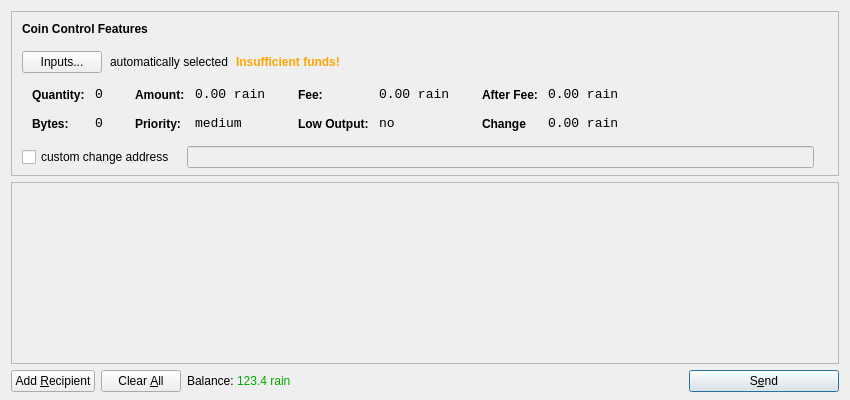
<?xml version="1.0" encoding="UTF-8"?>
<ui version="4.0">
 <class>SendCoinsDialog</class>
 <widget class="QDialog" name="SendCoinsDialog">
  <property name="geometry">
   <rect>
    <x>0</x>
    <y>0</y>
    <width>850</width>
    <height>400</height>
   </rect>
  </property>
  <property name="windowTitle">
   <string>Send Coins</string>
  </property>
  <property name="styleSheet">
   <string notr="true"/>
  </property>
  <layout class="QVBoxLayout" name="verticalLayout" stretch="0,1,0">
   <property name="bottomMargin">
    <number>8</number>
   </property>
   <item>
    <widget class="QFrame" name="frameCoinControl">
     <property name="sizePolicy">
      <sizepolicy hsizetype="Expanding" vsizetype="Expanding">
       <horstretch>0</horstretch>
       <verstretch>0</verstretch>
      </sizepolicy>
     </property>
     <property name="maximumSize">
      <size>
       <width>16777215</width>
       <height>16777215</height>
      </size>
     </property>
     <property name="frameShape">
      <enum>QFrame::StyledPanel</enum>
     </property>
     <property name="frameShadow">
      <enum>QFrame::Sunken</enum>
     </property>
     <layout class="QVBoxLayout" name="verticalLayoutCoinControl2">
      <property name="spacing">
       <number>6</number>
      </property>
      <property name="leftMargin">
       <number>0</number>
      </property>
      <property name="topMargin">
       <number>0</number>
      </property>
      <property name="rightMargin">
       <number>0</number>
      </property>
      <property name="bottomMargin">
       <number>6</number>
      </property>
      <item>
       <layout class="QVBoxLayout" name="verticalLayoutCoinControl" stretch="0,0,0,0,1">
        <property name="spacing">
         <number>0</number>
        </property>
        <property name="leftMargin">
         <number>10</number>
        </property>
        <property name="topMargin">
         <number>10</number>
        </property>
        <item>
         <layout class="QHBoxLayout" name="horizontalLayoutCoinControl1">
          <property name="bottomMargin">
           <number>15</number>
          </property>
          <item>
           <widget class="QLabel" name="labelCoinControlFeatures">
            <property name="sizePolicy">
             <sizepolicy hsizetype="Preferred" vsizetype="Maximum">
              <horstretch>0</horstretch>
              <verstretch>0</verstretch>
             </sizepolicy>
            </property>
            <property name="font">
             <font>
              <weight>75</weight>
              <bold>true</bold>
             </font>
            </property>
            <property name="styleSheet">
             <string notr="true">font-weight:bold;</string>
            </property>
            <property name="text">
             <string>Coin Control Features</string>
            </property>
           </widget>
          </item>
         </layout>
        </item>
        <item>
         <layout class="QHBoxLayout" name="horizontalLayoutCoinControl2" stretch="0,0,0,0">
          <property name="spacing">
           <number>8</number>
          </property>
          <property name="bottomMargin">
           <number>10</number>
          </property>
          <item>
           <widget class="QPushButton" name="pushButtonCoinControl">
            <property name="styleSheet">
             <string notr="true"/>
            </property>
            <property name="text">
             <string>Inputs...</string>
            </property>
           </widget>
          </item>
          <item>
           <widget class="QLabel" name="labelCoinControlAutomaticallySelected">
            <property name="text">
             <string>automatically selected</string>
            </property>
            <property name="margin">
             <number>5</number>
            </property>
           </widget>
          </item>
          <item>
           <widget class="QLabel" name="labelCoinControlInsuffFunds">
            <property name="font">
             <font>
              <weight>75</weight>
              <bold>true</bold>
             </font>
            </property>
            <property name="styleSheet">
             <string notr="true">color:orange;font-weight:bold;</string>
            </property>
            <property name="text">
             <string>Insufficient funds!</string>
            </property>
            <property name="margin">
             <number>5</number>
            </property>
           </widget>
          </item>
          <item>
           <spacer name="horizontalSpacerCoinControl">
            <property name="orientation">
             <enum>Qt::Horizontal</enum>
            </property>
            <property name="sizeHint" stdset="0">
             <size>
              <width>40</width>
              <height>1</height>
             </size>
            </property>
           </spacer>
          </item>
         </layout>
        </item>
        <item>
         <widget class="QWidget" name="widgetCoinControl" native="true">
          <property name="sizePolicy">
           <sizepolicy hsizetype="Preferred" vsizetype="Preferred">
            <horstretch>0</horstretch>
            <verstretch>0</verstretch>
           </sizepolicy>
          </property>
          <property name="minimumSize">
           <size>
            <width>0</width>
            <height>0</height>
           </size>
          </property>
          <property name="styleSheet">
           <string notr="true"/>
          </property>
          <layout class="QHBoxLayout" name="horizontalLayoutCoinControl5">
           <property name="leftMargin">
            <number>0</number>
           </property>
           <property name="topMargin">
            <number>0</number>
           </property>
           <property name="rightMargin">
            <number>0</number>
           </property>
           <property name="bottomMargin">
            <number>0</number>
           </property>
           <item>
            <layout class="QHBoxLayout" name="horizontalLayoutCoinControl3" stretch="0,0,0,1">
             <property name="spacing">
              <number>20</number>
             </property>
             <property name="topMargin">
              <number>0</number>
             </property>
             <property name="bottomMargin">
              <number>10</number>
             </property>
             <item>
              <layout class="QFormLayout" name="formLayoutCoinControl1">
               <property name="horizontalSpacing">
                <number>10</number>
               </property>
               <property name="verticalSpacing">
                <number>14</number>
               </property>
               <property name="leftMargin">
                <number>10</number>
               </property>
               <property name="topMargin">
                <number>4</number>
               </property>
               <property name="rightMargin">
                <number>6</number>
               </property>
               <item row="0" column="0">
                <widget class="QLabel" name="labelCoinControlQuantityText">
                 <property name="styleSheet">
                  <string notr="true">font-weight:bold;</string>
                 </property>
                 <property name="text">
                  <string>Quantity:</string>
                 </property>
                 <property name="margin">
                  <number>0</number>
                 </property>
                </widget>
               </item>
               <item row="0" column="1">
                <widget class="QLabel" name="labelCoinControlQuantity">
                 <property name="font">
                  <font>
                   <family>Monospace</family>
                   <pointsize>10</pointsize>
                  </font>
                 </property>
                 <property name="cursor">
                  <cursorShape>IBeamCursor</cursorShape>
                 </property>
                 <property name="contextMenuPolicy">
                  <enum>Qt::ActionsContextMenu</enum>
                 </property>
                 <property name="text">
                  <string>0</string>
                 </property>
                 <property name="margin">
                  <number>0</number>
                 </property>
                 <property name="textInteractionFlags">
                  <set>Qt::LinksAccessibleByMouse|Qt::TextSelectableByKeyboard|Qt::TextSelectableByMouse</set>
                 </property>
                </widget>
               </item>
               <item row="1" column="0">
                <widget class="QLabel" name="labelCoinControlBytesText">
                 <property name="styleSheet">
                  <string notr="true">font-weight:bold;</string>
                 </property>
                 <property name="text">
                  <string>Bytes:</string>
                 </property>
                </widget>
               </item>
               <item row="1" column="1">
                <widget class="QLabel" name="labelCoinControlBytes">
                 <property name="font">
                  <font>
                   <family>Monospace</family>
                   <pointsize>10</pointsize>
                  </font>
                 </property>
                 <property name="cursor">
                  <cursorShape>IBeamCursor</cursorShape>
                 </property>
                 <property name="contextMenuPolicy">
                  <enum>Qt::ActionsContextMenu</enum>
                 </property>
                 <property name="text">
                  <string>0</string>
                 </property>
                 <property name="textInteractionFlags">
                  <set>Qt::LinksAccessibleByMouse|Qt::TextSelectableByKeyboard|Qt::TextSelectableByMouse</set>
                 </property>
                </widget>
               </item>
              </layout>
             </item>
             <item>
              <layout class="QFormLayout" name="formLayoutCoinControl2">
               <property name="horizontalSpacing">
                <number>10</number>
               </property>
               <property name="verticalSpacing">
                <number>14</number>
               </property>
               <property name="leftMargin">
                <number>6</number>
               </property>
               <property name="topMargin">
                <number>4</number>
               </property>
               <property name="rightMargin">
                <number>6</number>
               </property>
               <item row="0" column="0">
                <widget class="QLabel" name="labelCoinControlAmountText">
                 <property name="styleSheet">
                  <string notr="true">font-weight:bold;</string>
                 </property>
                 <property name="text">
                  <string>Amount:</string>
                 </property>
                 <property name="margin">
                  <number>0</number>
                 </property>
                </widget>
               </item>
               <item row="0" column="1">
                <widget class="QLabel" name="labelCoinControlAmount">
                 <property name="font">
                  <font>
                   <family>Monospace</family>
                   <pointsize>10</pointsize>
                  </font>
                 </property>
                 <property name="cursor">
                  <cursorShape>IBeamCursor</cursorShape>
                 </property>
                 <property name="contextMenuPolicy">
                  <enum>Qt::ActionsContextMenu</enum>
                 </property>
                 <property name="text">
                  <string>0.00 rain</string>
                 </property>
                 <property name="textInteractionFlags">
                  <set>Qt::LinksAccessibleByMouse|Qt::TextSelectableByKeyboard|Qt::TextSelectableByMouse</set>
                 </property>
                </widget>
               </item>
               <item row="1" column="0">
                <widget class="QLabel" name="labelCoinControlPriorityText">
                 <property name="styleSheet">
                  <string notr="true">font-weight:bold;</string>
                 </property>
                 <property name="text">
                  <string>Priority:</string>
                 </property>
                </widget>
               </item>
               <item row="1" column="1">
                <widget class="QLabel" name="labelCoinControlPriority">
                 <property name="font">
                  <font>
                   <family>Monospace</family>
                   <pointsize>10</pointsize>
                  </font>
                 </property>
                 <property name="cursor">
                  <cursorShape>IBeamCursor</cursorShape>
                 </property>
                 <property name="contextMenuPolicy">
                  <enum>Qt::ActionsContextMenu</enum>
                 </property>
                 <property name="text">
                  <string>medium</string>
                 </property>
                 <property name="textInteractionFlags">
                  <set>Qt::LinksAccessibleByMouse|Qt::TextSelectableByKeyboard|Qt::TextSelectableByMouse</set>
                 </property>
                </widget>
               </item>
              </layout>
             </item>
             <item>
              <layout class="QFormLayout" name="formLayoutCoinControl3">
               <property name="horizontalSpacing">
                <number>10</number>
               </property>
               <property name="verticalSpacing">
                <number>14</number>
               </property>
               <property name="leftMargin">
                <number>6</number>
               </property>
               <property name="topMargin">
                <number>4</number>
               </property>
               <property name="rightMargin">
                <number>6</number>
               </property>
               <item row="0" column="0">
                <widget class="QLabel" name="labelCoinControlFeeText">
                 <property name="styleSheet">
                  <string notr="true">font-weight:bold;</string>
                 </property>
                 <property name="text">
                  <string>Fee:</string>
                 </property>
                 <property name="margin">
                  <number>0</number>
                 </property>
                </widget>
               </item>
               <item row="0" column="1">
                <widget class="QLabel" name="labelCoinControlFee">
                 <property name="font">
                  <font>
                   <family>Monospace</family>
                   <pointsize>10</pointsize>
                  </font>
                 </property>
                 <property name="cursor">
                  <cursorShape>IBeamCursor</cursorShape>
                 </property>
                 <property name="contextMenuPolicy">
                  <enum>Qt::ActionsContextMenu</enum>
                 </property>
                 <property name="text">
                  <string>0.00 rain</string>
                 </property>
                 <property name="textInteractionFlags">
                  <set>Qt::LinksAccessibleByMouse|Qt::TextSelectableByKeyboard|Qt::TextSelectableByMouse</set>
                 </property>
                </widget>
               </item>
               <item row="1" column="0">
                <widget class="QLabel" name="labelCoinControlLowOutputText">
                 <property name="styleSheet">
                  <string notr="true">font-weight:bold;</string>
                 </property>
                 <property name="text">
                  <string>Low Output:</string>
                 </property>
                </widget>
               </item>
               <item row="1" column="1">
                <widget class="QLabel" name="labelCoinControlLowOutput">
                 <property name="font">
                  <font>
                   <family>Monospace</family>
                   <pointsize>10</pointsize>
                  </font>
                 </property>
                 <property name="cursor">
                  <cursorShape>IBeamCursor</cursorShape>
                 </property>
                 <property name="contextMenuPolicy">
                  <enum>Qt::ActionsContextMenu</enum>
                 </property>
                 <property name="text">
                  <string>no</string>
                 </property>
                 <property name="textInteractionFlags">
                  <set>Qt::LinksAccessibleByMouse|Qt::TextSelectableByKeyboard|Qt::TextSelectableByMouse</set>
                 </property>
                </widget>
               </item>
              </layout>
             </item>
             <item>
              <layout class="QFormLayout" name="formLayoutCoinControl4">
               <property name="horizontalSpacing">
                <number>10</number>
               </property>
               <property name="verticalSpacing">
                <number>14</number>
               </property>
               <property name="leftMargin">
                <number>6</number>
               </property>
               <property name="topMargin">
                <number>4</number>
               </property>
               <property name="rightMargin">
                <number>6</number>
               </property>
               <item row="0" column="0">
                <widget class="QLabel" name="labelCoinControlAfterFeeText">
                 <property name="styleSheet">
                  <string notr="true">font-weight:bold;</string>
                 </property>
                 <property name="text">
                  <string>After Fee:</string>
                 </property>
                 <property name="margin">
                  <number>0</number>
                 </property>
                </widget>
               </item>
               <item row="0" column="1">
                <widget class="QLabel" name="labelCoinControlAfterFee">
                 <property name="font">
                  <font>
                   <family>Monospace</family>
                   <pointsize>10</pointsize>
                  </font>
                 </property>
                 <property name="cursor">
                  <cursorShape>IBeamCursor</cursorShape>
                 </property>
                 <property name="contextMenuPolicy">
                  <enum>Qt::ActionsContextMenu</enum>
                 </property>
                 <property name="text">
                  <string>0.00 rain</string>
                 </property>
                 <property name="textInteractionFlags">
                  <set>Qt::LinksAccessibleByMouse|Qt::TextSelectableByKeyboard|Qt::TextSelectableByMouse</set>
                 </property>
                </widget>
               </item>
               <item row="1" column="0">
                <widget class="QLabel" name="labelCoinControlChangeText">
                 <property name="styleSheet">
                  <string notr="true">font-weight:bold;</string>
                 </property>
                 <property name="text">
                  <string>Change</string>
                 </property>
                </widget>
               </item>
               <item row="1" column="1">
                <widget class="QLabel" name="labelCoinControlChange">
                 <property name="font">
                  <font>
                   <family>Monospace</family>
                   <pointsize>10</pointsize>
                  </font>
                 </property>
                 <property name="cursor">
                  <cursorShape>IBeamCursor</cursorShape>
                 </property>
                 <property name="contextMenuPolicy">
                  <enum>Qt::ActionsContextMenu</enum>
                 </property>
                 <property name="text">
                  <string>0.00 rain</string>
                 </property>
                 <property name="textInteractionFlags">
                  <set>Qt::LinksAccessibleByMouse|Qt::TextSelectableByKeyboard|Qt::TextSelectableByMouse</set>
                 </property>
                </widget>
               </item>
              </layout>
             </item>
            </layout>
           </item>
          </layout>
         </widget>
        </item>
        <item>
         <layout class="QHBoxLayout" name="horizontalLayoutCoinControl4" stretch="0,0,0">
          <property name="spacing">
           <number>12</number>
          </property>
          <property name="sizeConstraint">
           <enum>QLayout::SetDefaultConstraint</enum>
          </property>
          <property name="topMargin">
           <number>5</number>
          </property>
          <property name="rightMargin">
           <number>5</number>
          </property>
          <item>
           <widget class="QCheckBox" name="checkBoxCoinControlChange">
            <property name="text">
             <string>custom change address</string>
            </property>
           </widget>
          </item>
          <item>
           <widget class="QLineEdit" name="lineEditCoinControlChange">
            <property name="enabled">
             <bool>false</bool>
            </property>
            <property name="sizePolicy">
             <sizepolicy hsizetype="Expanding" vsizetype="Fixed">
              <horstretch>0</horstretch>
              <verstretch>0</verstretch>
             </sizepolicy>
            </property>
            <property name="styleSheet">
             <string notr="true"/>
            </property>
           </widget>
          </item>
          <item>
           <widget class="QLabel" name="labelCoinControlChangeLabel">
            <property name="sizePolicy">
             <sizepolicy hsizetype="Preferred" vsizetype="Expanding">
              <horstretch>0</horstretch>
              <verstretch>0</verstretch>
             </sizepolicy>
            </property>
            <property name="minimumSize">
             <size>
              <width>0</width>
              <height>0</height>
             </size>
            </property>
            <property name="text">
             <string/>
            </property>
            <property name="margin">
             <number>3</number>
            </property>
           </widget>
          </item>
         </layout>
        </item>
        <item>
         <spacer name="verticalSpacerCoinControl">
          <property name="orientation">
           <enum>Qt::Vertical</enum>
          </property>
          <property name="sizeHint" stdset="0">
           <size>
            <width>800</width>
            <height>1</height>
           </size>
          </property>
         </spacer>
        </item>
       </layout>
      </item>
     </layout>
    </widget>
   </item>
   <item>
    <widget class="QScrollArea" name="scrollArea">
     <property name="widgetResizable">
      <bool>true</bool>
     </property>
     <widget class="QWidget" name="scrollAreaWidgetContents">
      <property name="geometry">
       <rect>
        <x>0</x>
        <y>0</y>
        <width>828</width>
        <height>162</height>
       </rect>
      </property>
      <layout class="QVBoxLayout" name="verticalLayout_2">
       <property name="leftMargin">
        <number>0</number>
       </property>
       <property name="topMargin">
        <number>0</number>
       </property>
       <property name="rightMargin">
        <number>0</number>
       </property>
       <property name="bottomMargin">
        <number>0</number>
       </property>
       <item>
        <layout class="QVBoxLayout" name="entries">
         <property name="spacing">
          <number>6</number>
         </property>
        </layout>
       </item>
       <item>
        <spacer name="verticalSpacer">
         <property name="orientation">
          <enum>Qt::Vertical</enum>
         </property>
         <property name="sizeHint" stdset="0">
          <size>
           <width>20</width>
           <height>40</height>
          </size>
         </property>
        </spacer>
       </item>
      </layout>
     </widget>
    </widget>
   </item>
   <item>
    <layout class="QHBoxLayout" name="horizontalLayout">
     <item>
      <widget class="QPushButton" name="addButton">
       <property name="toolTip">
        <string>Send to multiple recipients at once</string>
       </property>
       <property name="styleSheet">
        <string notr="true"/>
       </property>
       <property name="text">
        <string>Add &amp;Recipient</string>
       </property>
       <property name="icon">
        <iconset resource="../bitcoin.qrc">
         <normaloff>:/icons/add</normaloff>:/icons/add</iconset>
       </property>
       <property name="autoDefault">
        <bool>false</bool>
       </property>
      </widget>
     </item>
     <item>
      <widget class="QPushButton" name="clearButton">
       <property name="sizePolicy">
        <sizepolicy hsizetype="Minimum" vsizetype="Fixed">
         <horstretch>0</horstretch>
         <verstretch>0</verstretch>
        </sizepolicy>
       </property>
       <property name="toolTip">
        <string>Remove all transaction fields</string>
       </property>
       <property name="styleSheet">
        <string notr="true"/>
       </property>
       <property name="text">
        <string>Clear &amp;All</string>
       </property>
       <property name="icon">
        <iconset resource="../bitcoin.qrc">
         <normaloff>:/icons/remove</normaloff>:/icons/remove</iconset>
       </property>
       <property name="autoRepeatDelay">
        <number>300</number>
       </property>
       <property name="autoDefault">
        <bool>false</bool>
       </property>
      </widget>
     </item>
     <item>
      <layout class="QHBoxLayout" name="horizontalLayout_2">
       <property name="spacing">
        <number>3</number>
       </property>
       <item>
        <widget class="QLabel" name="label">
         <property name="sizePolicy">
          <sizepolicy hsizetype="Preferred" vsizetype="Fixed">
           <horstretch>0</horstretch>
           <verstretch>0</verstretch>
          </sizepolicy>
         </property>
         <property name="text">
          <string>Balance:</string>
         </property>
        </widget>
       </item>
       <item>
        <widget class="QLabel" name="labelBalance">
         <property name="sizePolicy">
          <sizepolicy hsizetype="Preferred" vsizetype="Fixed">
           <horstretch>0</horstretch>
           <verstretch>0</verstretch>
          </sizepolicy>
         </property>
         <property name="cursor">
          <cursorShape>IBeamCursor</cursorShape>
         </property>
         <property name="styleSheet">
          <string notr="true">color: rgb(0, 170, 0);</string>
         </property>
         <property name="text">
          <string>123.4 rain</string>
         </property>
         <property name="textInteractionFlags">
          <set>Qt::LinksAccessibleByMouse|Qt::TextSelectableByKeyboard|Qt::TextSelectableByMouse</set>
         </property>
        </widget>
       </item>
      </layout>
     </item>
     <item>
      <spacer name="horizontalSpacer">
       <property name="orientation">
        <enum>Qt::Horizontal</enum>
       </property>
       <property name="sizeHint" stdset="0">
        <size>
         <width>40</width>
         <height>20</height>
        </size>
       </property>
      </spacer>
     </item>
     <item>
      <widget class="QPushButton" name="sendButton">
       <property name="minimumSize">
        <size>
         <width>150</width>
         <height>0</height>
        </size>
       </property>
       <property name="toolTip">
        <string>Confirm the send action</string>
       </property>
       <property name="styleSheet">
        <string notr="true"/>
       </property>
       <property name="text">
        <string>S&amp;end</string>
       </property>
       <property name="icon">
        <iconset resource="../bitcoin.qrc">
         <normaloff>:/icons/send</normaloff>:/icons/send</iconset>
       </property>
       <property name="default">
        <bool>true</bool>
       </property>
      </widget>
     </item>
    </layout>
   </item>
  </layout>
 </widget>
 <resources>
  <include location="../bitcoin.qrc"/>
 </resources>
 <connections/>
</ui>
